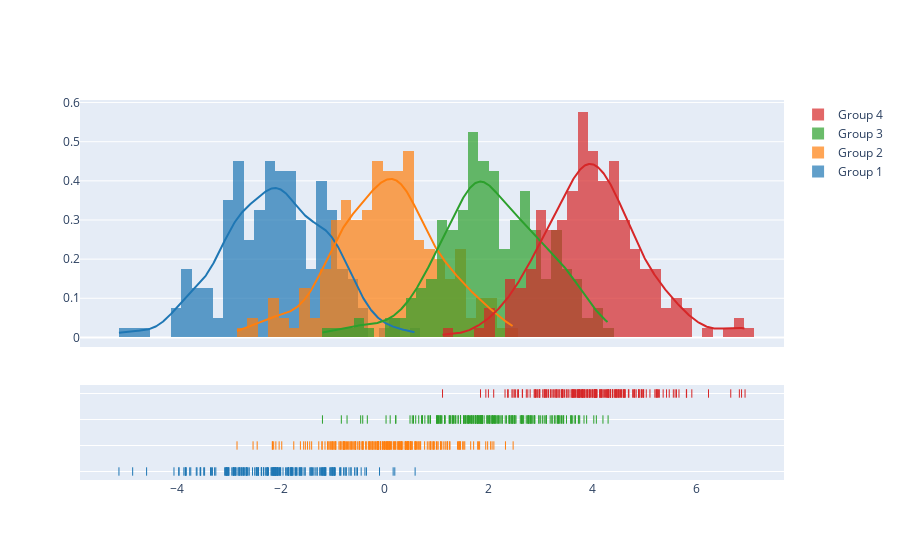

Notebook cell for this chart:
### Code cell
import plotly.figure_factory as ff

# Add histogram data
x1 = np.random.randn(200) - 2
x2 = np.random.randn(200)
x3 = np.random.randn(200) + 2
x4 = np.random.randn(200) + 4

# Group data together
hist_data = [x1, x2, x3, x4]

group_labels = ['Group 1', 'Group 2', 'Group 3', 'Group 4']

# Create distplot with custom bin_size
fig = ff.create_distplot(hist_data, group_labels, bin_size=.2)
fig.show()

### Figure 1 — Plotly figure (JSON) as saved in the notebook; plotly's stock layout.template omitted (floating-point values rounded to 4 significant figures; data arrays with more than 128 entries replaced by an {"elided": "..."} marker saying what was removed)
{"data": [{"autobinx": false, "histnorm": "probability density", "legendgroup": "Group 1", "marker": {"color": "rgb(31, 119, 180)"}, "name": "Group 1", "opacity": 0.7, "type": "histogram", "x": {"elided": "200 float values"}, "xaxis": "x", "xbins": {"end": 0.5877, "size": 0.2, "start": -5.11}, "yaxis": "y"}, {"autobinx": false, "histnorm": "probability density", "legendgroup": "Group 2", "marker": {"color": "rgb(255, 127, 14)"}, "name": "Group 2", "opacity": 0.7, "type": "histogram", "x": {"elided": "200 float values"}, "xaxis": "x", "xbins": {"end": 2.473, "size": 0.2, "start": -2.838}, "yaxis": "y"}, {"autobinx": false, "histnorm": "probability density", "legendgroup": "Group 3", "marker": {"color": "rgb(44, 160, 44)"}, "name": "Group 3", "opacity": 0.7, "type": "histogram", "x": {"elided": "200 float values"}, "xaxis": "x", "xbins": {"end": 4.3, "size": 0.2, "start": -1.195}, "yaxis": "y"}, {"autobinx": false, "histnorm": "probability density", "legendgroup": "Group 4", "marker": {"color": "rgb(214, 39, 40)"}, "name": "Group 4", "opacity": 0.7, "type": "histogram", "x": {"elided": "200 float values"}, "xaxis": "x", "xbins": {"end": 6.935, "size": 0.2, "start": 1.115}, "yaxis": "y"}, {"legendgroup": "Group 1", "marker": {"color": "rgb(31, 119, 180)"}, "mode": "lines", "name": "Group 1", "showlegend": false, "type": "scatter", "x": {"elided": "500 float values"}, "xaxis": "x", "y": {"elided": "500 float values"}, "yaxis": "y"}, {"legendgroup": "Group 2", "marker": {"color": "rgb(255, 127, 14)"}, "mode": "lines", "name": "Group 2", "showlegend": false, "type": "scatter", "x": {"elided": "500 float values"}, "xaxis": "x", "y": {"elided": "500 float values"}, "yaxis": "y"}, {"legendgroup": "Group 3", "marker": {"color": "rgb(44, 160, 44)"}, "mode": "lines", "name": "Group 3", "showlegend": false, "type": "scatter", "x": {"elided": "500 float values"}, "xaxis": "x", "y": {"elided": "500 float values"}, "yaxis": "y"}, {"legendgroup": "Group 4", "marker": {"color": "rgb(214, 39, 40)"}, "mode": "lines", "name": "Group 4", "showlegend": false, "type": "scatter", "x": {"elided": "500 float values"}, "xaxis": "x", "y": {"elided": "500 float values"}, "yaxis": "y"}, {"legendgroup": "Group 1", "marker": {"color": "rgb(31, 119, 180)", "symbol": "line-ns-open"}, "mode": "markers", "name": "Group 1", "showlegend": false, "type": "scatter", "x": {"elided": "200 float values"}, "xaxis": "x", "y": {"elided": "200 str values"}, "yaxis": "y2"}, {"legendgroup": "Group 2", "marker": {"color": "rgb(255, 127, 14)", "symbol": "line-ns-open"}, "mode": "markers", "name": "Group 2", "showlegend": false, "type": "scatter", "x": {"elided": "200 float values"}, "xaxis": "x", "y": {"elided": "200 str values"}, "yaxis": "y2"}, {"legendgroup": "Group 3", "marker": {"color": "rgb(44, 160, 44)", "symbol": "line-ns-open"}, "mode": "markers", "name": "Group 3", "showlegend": false, "type": "scatter", "x": {"elided": "200 float values"}, "xaxis": "x", "y": {"elided": "200 str values"}, "yaxis": "y2"}, {"legendgroup": "Group 4", "marker": {"color": "rgb(214, 39, 40)", "symbol": "line-ns-open"}, "mode": "markers", "name": "Group 4", "showlegend": false, "type": "scatter", "x": {"elided": "200 float values"}, "xaxis": "x", "y": {"elided": "200 str values"}, "yaxis": "y2"}], "layout": {"barmode": "overlay", "hovermode": "closest", "legend": {"traceorder": "reversed"}, "xaxis": {"anchor": "y2", "domain": [0.0, 1.0], "zeroline": false}, "yaxis": {"anchor": "free", "domain": [0.35, 1], "position": 0.0}, "yaxis2": {"anchor": "x", "domain": [0, 0.25], "dtick": 1, "showticklabels": false}}}
